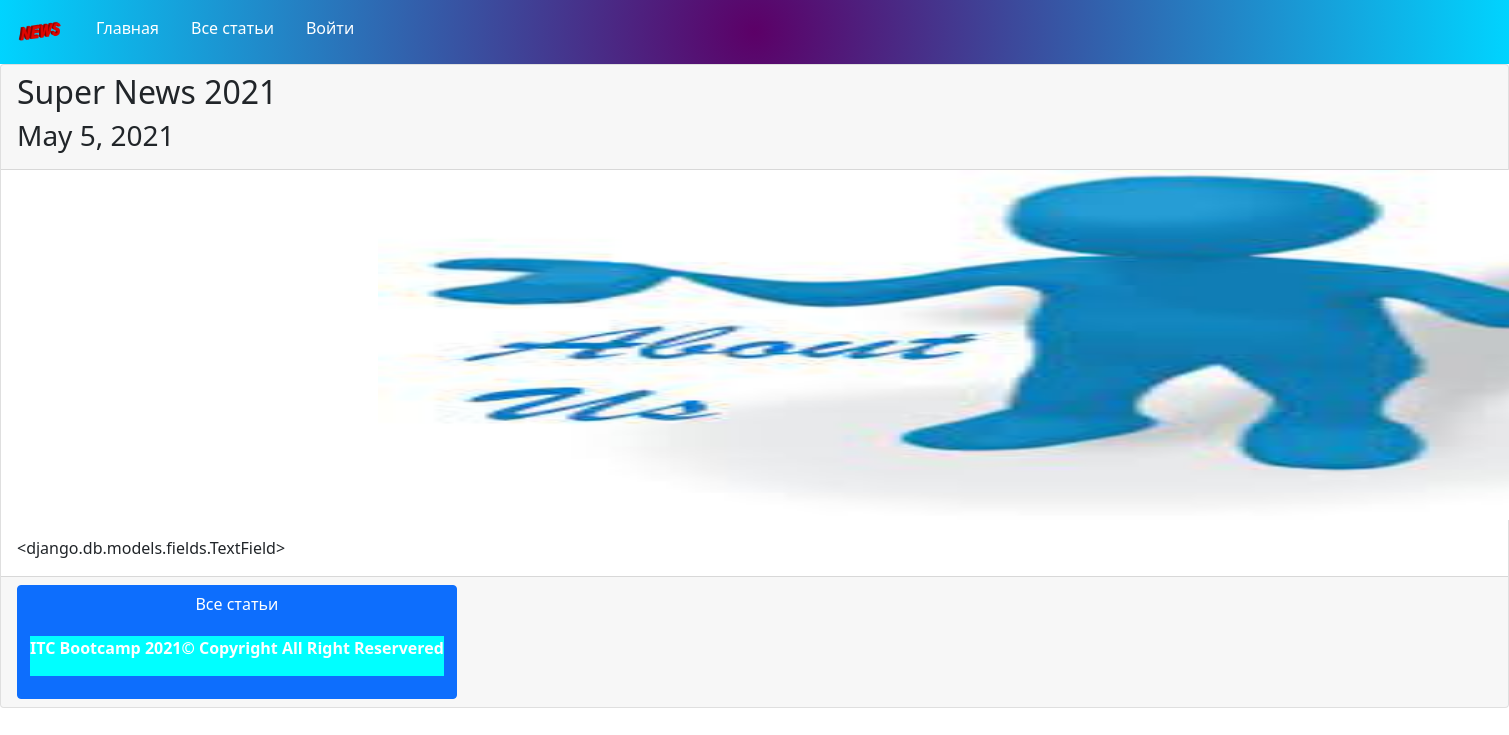
/post/1, run on the app's committed database.
### blog/models.py (models this page shows, shortened)
class Post(models.Model):
    title = models.CharField(max_length=255)
    category_name = models.CharField(max_length=255)
    post_category = models.ForeignKey( PostCategory,on_delete=CASCADE)
    content = models.TextField
    short_content = models.TextField()
    published = models.DateField()
    image = models.ImageField(upload_to='images/')

### blog/views.py (the view)
# urls.py: path('post/<int:post_id>',views.post_one),
def post_one(request,post_id):
    post_categories = PostCategory.objects.all()
    post = Post.objects.filter(id=post_id)
    return render(request,'post_one.html',{
        'post':post.first(),
        'posts_categories': post_categories
    })

### blog/templates/post_one.html (shortened to what this page needs)
<head>
    <link rel="stylesheet" href="/static/css/bootstrap-5.0.1-dist/css/bootstrap.css">
    <link rel="stylesheet" href="/static/css/style.css">
</head>
    <body>
    {% include 'header.html' %}
        <div class"container ">
            <div class="card">
                <div class="card-header">
                    <h2>{{ post.title}}</h2>
                    <h3 class="subtitle">{{ post.published}}</h3>
                </div>
                <img
                 src="{{ post.image.url}}"
                  class="card-img-top post-one-image">
                <div class="card-body">
                <div class="card-text">
                {{ post.content }}
                </div>
            </div>
            <div class="card-footer">
                <a class="btn btn-primary" href="/posts">
                    Все статьи
    {% include 'footer.html' %}
</body>

### blog/static/css/style.css (style rules this page uses)
.post-one-image { margin-left: 25%; width: 450x; height: 350px; }

### data on the page
Post: title "Super News 2021", published "May 5, 2021", image (picture), content "<django.db.models.fields.TextField>"
